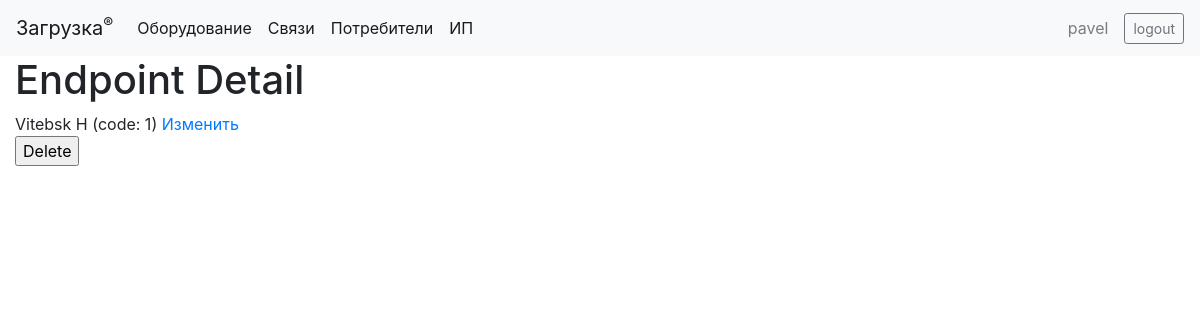
The page /register/endpoint/1 (signed in) on the database as committed earlier.
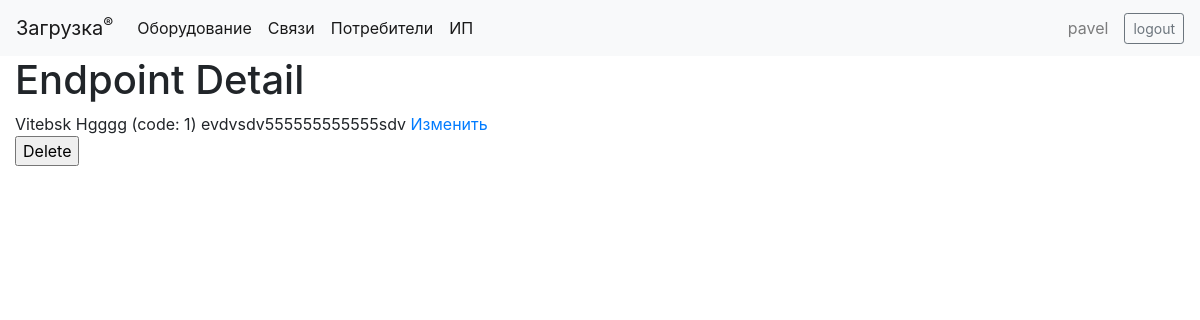
The same page on the database as committed later.
### register/models.py (models this page shows, shortened)
class EndPoint(models.Model):
    code = models.CharField(max_length=100, unique=True)
    name = models.CharField(max_length=100, null=True, blank=True)
    note = models.TextField(null=True, blank=True)

### register/views.py (the view)
# urls.py: re_path(r'^endpoint/(?P<pk>\d+)$', views.EndPointDetailView.as_view(), name='endpoint_detail'),
class EndPointDetailView(generic.DetailView):
    model = EndPoint

### register/templates/register/endpoint_detail.html
{% extends "base_generic.html" %}
{% block content %}
 <h1>Endpoint Detail</h1>
    {% if endpoint %}
        {{ endpoint.name }} (code: {{ endpoint.code }})
        {{ endpoint.note }}
        <a href="{% url 'endpoint_edit' endpoint.id %}">Изменить</a>
        <form action="{% url 'endpoint_edit' endpoint.id %}" method="POST">{% csrf_token %}
            <input type="submit" name="delete" value="Delete">
        </form>
    {% else %}
        <p>There are no endpoint detail</p>
    {% endif %}
{% endblock %}

Rows that differ between the two databases and show on the page:
changed EndPoint: name "Vitebsk H" → "Vitebsk Hgggg"; note (not shown) → "evdvsdv555555555555sdv"
